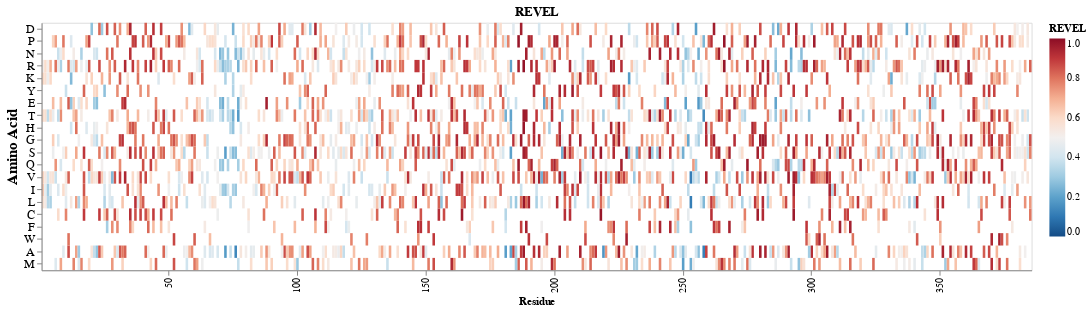

The code cell stored with this chart in its notebook:
### Code cell
cell_selector = alt.selection_point(on='mouseover',
                                     empty='none')


revel_heatmap = DMS_heatmaps(revel_final, 'REVEL')

revel_heatmap

### Figure 1 — Vega-Lite specification as saved in the notebook (floating-point values rounded to 4 significant figures; data arrays with more than 128 entries replaced by an {"elided": "..."} marker saying what was removed)
{"config": {"view": {"continuousWidth": 300, "continuousHeight": 300}}, "data": {"name": "data-6f87b4b2aeb992c2b05f05dfb9e17a31"}, "mark": {"type": "rect"}, "encoding": {"color": {"field": "REVEL", "scale": {"scheme": "redblue", "domain": [0, 1], "domainMid": 0.5, "clamp": true, "reverse": true}, "type": "quantitative"}, "stroke": {"value": "black"}, "strokeWidth": {"condition": {"param": "param_1", "value": 0.5, "empty": false}, "value": 0}, "tooltip": [{"field": "REVEL", "type": "quantitative"}, {"field": "Wildtype_Amino_Acid", "type": "nominal"}, {"field": "Substitution", "type": "nominal"}, {"field": "Amino Acid", "type": "nominal"}], "x": {"axis": {"values": [0, 50, 100, 150, 200, 250, 300, 350]}, "field": "Residue", "type": "ordinal"}, "y": {"axis": {"labelFontSize": 12, "titleFontSize": 15}, "field": "Amino Acid", "sort": ["Avg", "D", "P", "N", "R", "K", "Y", "E", "T", "H", "G", "S", "Q", "V", "I", "L", "C", "F", "W", "A", "M"], "type": "ordinal"}}, "height": 250, "params": [{"name": "param_2", "select": {"type": "interval", "encodings": ["x", "y"]}, "bind": "scales"}, {"name": "param_1", "select": {"type": "point", "on": "mouseover"}}], "title": "REVEL", "width": 1000, "$schema": "https://vega.github.io/schema/vega-lite/v5.8.0.json", "datasets": {"data-6f87b4b2aeb992c2b05f05dfb9e17a31": {"elided": "2274 records"}}}
